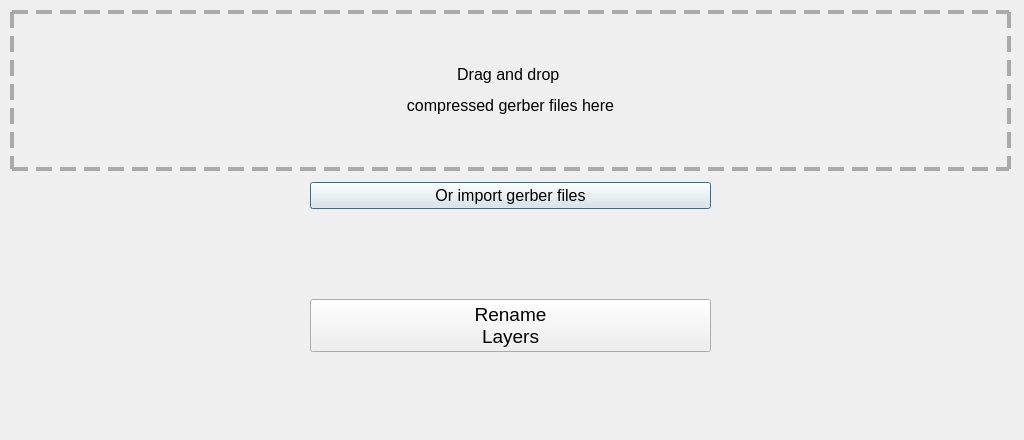
<?xml version="1.0" encoding="UTF-8"?>
<ui version="4.0">
 <class>Dialog</class>
 <widget class="QDialog" name="Dialog">
  <property name="geometry">
   <rect>
    <x>0</x>
    <y>0</y>
    <width>1024</width>
    <height>440</height>
   </rect>
  </property>
  <property name="windowTitle">
   <string>Dialog</string>
  </property>
  <property name="styleSheet">
   <string notr="true">QLabel{

border: 4px dashed #aaa;

}</string>
  </property>
  <widget class="QWidget" name="horizontalLayoutWidget">
   <property name="geometry">
    <rect>
     <x>10</x>
     <y>10</y>
     <width>1001</width>
     <height>161</height>
    </rect>
   </property>
   <layout class="QHBoxLayout" name="horizontalLayout">
    <item>
     <widget class="QLabel" name="lblRenameLayersGerbers">
      <property name="font">
       <font>
        <pointsize>12</pointsize>
       </font>
      </property>
      <property name="styleSheet">
       <string notr="true">QLabel {
	border: 4px dashed #aaa
 }</string>
      </property>
      <property name="text">
       <string>&lt;html&gt;&lt;head/&gt;&lt;body&gt;&lt;p&gt;Drag and drop &lt;/p&gt;&lt;p&gt;compressed gerber files here&lt;/p&gt;&lt;/body&gt;&lt;/html&gt;</string>
      </property>
      <property name="alignment">
       <set>Qt::AlignCenter</set>
      </property>
     </widget>
    </item>
   </layout>
  </widget>
  <widget class="QWidget" name="horizontalLayoutWidget_2">
   <property name="geometry">
    <rect>
     <x>10</x>
     <y>170</y>
     <width>1001</width>
     <height>51</height>
    </rect>
   </property>
   <layout class="QHBoxLayout" name="horizontalLayout_2">
    <item>
     <spacer name="horizontalSpacer">
      <property name="orientation">
       <enum>Qt::Horizontal</enum>
      </property>
      <property name="sizeType">
       <enum>QSizePolicy::Preferred</enum>
      </property>
      <property name="sizeHint" stdset="0">
       <size>
        <width>300</width>
        <height>20</height>
       </size>
      </property>
     </spacer>
    </item>
    <item>
     <widget class="QPushButton" name="btnImportGrbs">
      <property name="font">
       <font>
        <pointsize>12</pointsize>
       </font>
      </property>
      <property name="text">
       <string>Or import gerber files</string>
      </property>
     </widget>
    </item>
    <item>
     <spacer name="horizontalSpacer_2">
      <property name="orientation">
       <enum>Qt::Horizontal</enum>
      </property>
      <property name="sizeType">
       <enum>QSizePolicy::Preferred</enum>
      </property>
      <property name="sizeHint" stdset="0">
       <size>
        <width>300</width>
        <height>20</height>
       </size>
      </property>
     </spacer>
    </item>
   </layout>
  </widget>
  <widget class="QWidget" name="horizontalLayoutWidget_3">
   <property name="geometry">
    <rect>
     <x>10</x>
     <y>230</y>
     <width>1001</width>
     <height>191</height>
    </rect>
   </property>
   <layout class="QHBoxLayout" name="horizontalLayout_3">
    <item>
     <spacer name="horizontalSpacer_3">
      <property name="orientation">
       <enum>Qt::Horizontal</enum>
      </property>
      <property name="sizeType">
       <enum>QSizePolicy::Preferred</enum>
      </property>
      <property name="sizeHint" stdset="0">
       <size>
        <width>300</width>
        <height>20</height>
       </size>
      </property>
     </spacer>
    </item>
    <item>
     <widget class="QPushButton" name="btnRenameGerbers">
      <property name="font">
       <font>
        <pointsize>14</pointsize>
       </font>
      </property>
      <property name="text">
       <string>Rename
Layers</string>
      </property>
     </widget>
    </item>
    <item>
     <spacer name="horizontalSpacer_4">
      <property name="orientation">
       <enum>Qt::Horizontal</enum>
      </property>
      <property name="sizeType">
       <enum>QSizePolicy::Preferred</enum>
      </property>
      <property name="sizeHint" stdset="0">
       <size>
        <width>300</width>
        <height>20</height>
       </size>
      </property>
     </spacer>
    </item>
   </layout>
  </widget>
 </widget>
 <resources/>
 <connections/>
</ui>
